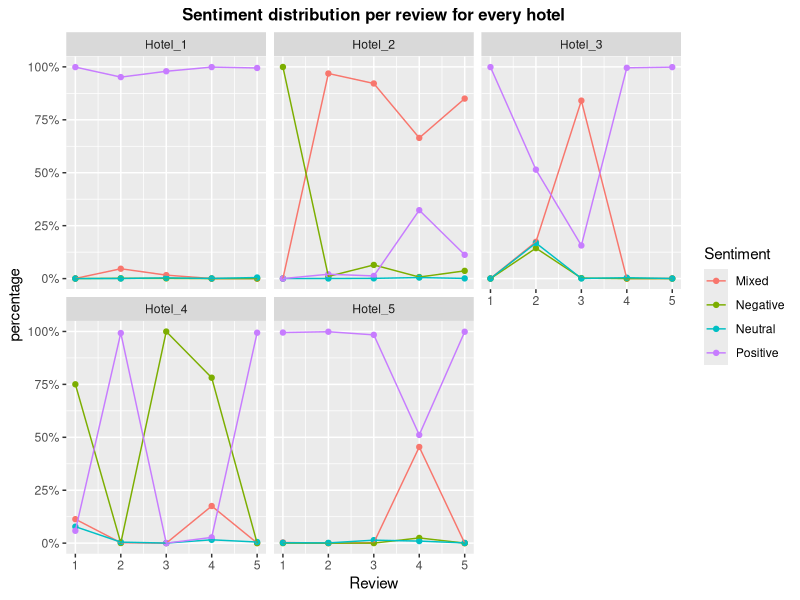
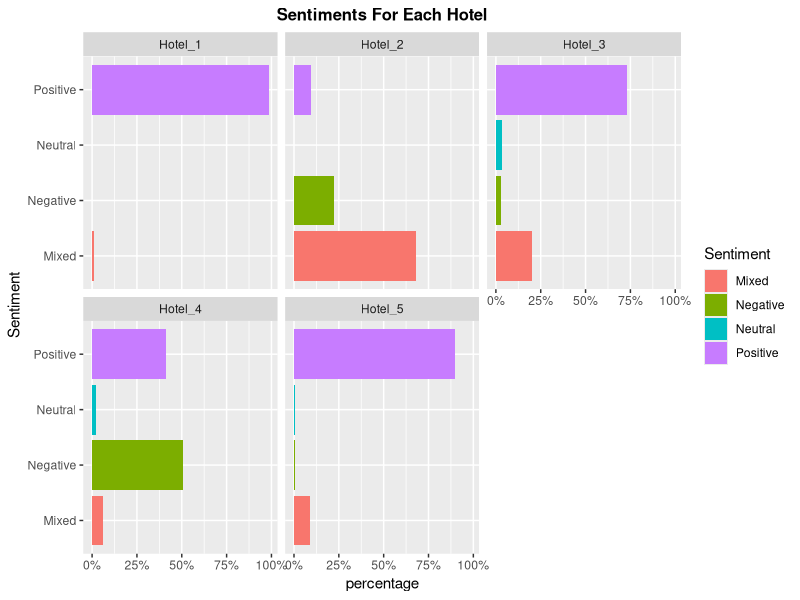
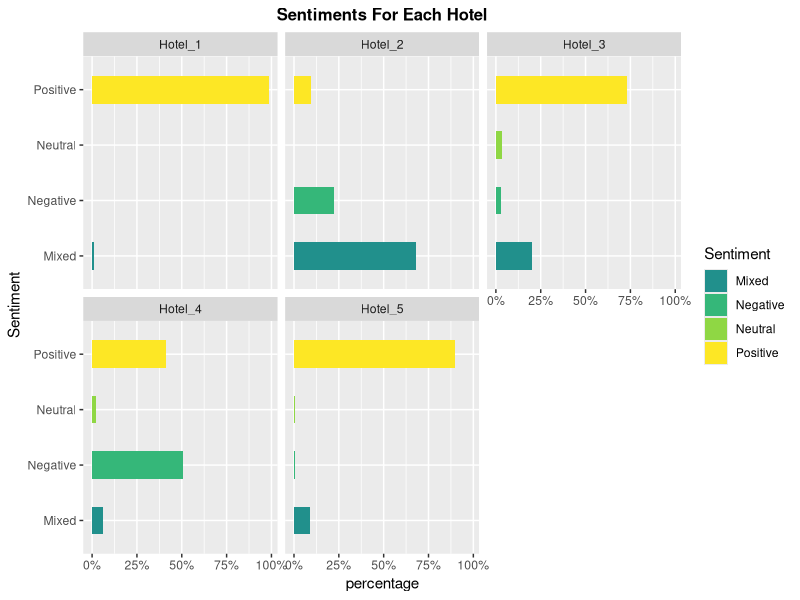
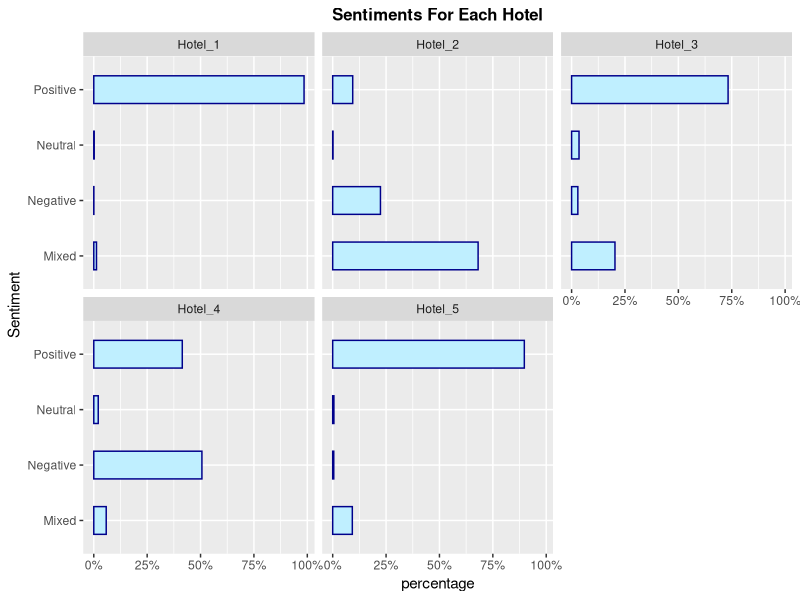

The R script that drew these images, in order:
## ---- chunk 1

knitr::opts_chunk$set(warning = FALSE, message = FALSE, fig.height = 10,
                      
                      fig.width = 10) 

## ---- chunk 2

library(tidyverse)

library(scales)

library(ggrepel)

hotel1<-read.csv("sentiment1.csv")

hotel12<- hotel1 %>% add_column(Hotel = "Hotel_1")

hotel12

hotel2<-read.csv("sentiment2.csv")

hotel22<- hotel2 %>% add_column(Hotel = "Hotel_2")

hotel22

hotel3<-read.csv("sentiment3.csv")

hotel32<- hotel3 %>% add_column(Hotel = "Hotel_3")

hotel32


hotel4<-read.csv("sentiment4.csv")

hotel42<- hotel4 %>% add_column(Hotel = "Hotel_4")

hotel42

hotel5<-read.csv("sentiment5.csv")

hotel52<- hotel5 %>% add_column(Hotel = "Hotel_5")

hotel52

hotel_all <- bind_rows(hotel12,hotel22,hotel32,hotel42,hotel52)

hotel_all
  
  
hotel_all2<- hotel_all %>% gather(key = "sentiment2", value = "value",
                            
                            c("Mixed","Negative","Neutral","Positive"))

str(hotel_all2)

head(hotel_all2)

tail(hotel_all2)

## ---- chunk 3

# plot individual values

ggplot(data = hotel_all2, 
       
       aes(x = X, y = value, col = sentiment2, group = sentiment2))+ 
  
  geom_point()+ geom_line()+ scale_color_discrete(name = "Sentiment")+
  
  scale_x_continuous(name = "Review")+ 
  
  scale_y_continuous(name = "percentage", labels = percent_format())+
  
  ggtitle("Sentiment distribution per review for every hotel")+
  
  theme(plot.title = element_text(size = 12, face = "bold", hjust = 0.5))+
  
  facet_wrap(~Hotel)

## ---- chunk 4

hotel_all3 <- hotel_all2 %>% group_by(Hotel,sentiment2) %>%
  
  summarise(mean = mean(value))

hotel_all3

# coloring

ggplot(data = hotel_all3, aes(x = sentiment2, y = mean, fill = sentiment2))+
  
  geom_col()+ xlab("Sentiment")+ 
  
  scale_fill_discrete("Sentiment")+
    
    scale_y_continuous(name = "percentage", labels = percent_format())+
  
  coord_flip()+
  
  ggtitle("Sentiments For Each Hotel")+
  
  theme(plot.title = element_text(size = 12, face = "bold", hjust = 0.5))+
  
  facet_wrap(~Hotel)



ggplot(data = hotel_all3, aes(x = sentiment2, y = mean, fill = sentiment2))+
  
  geom_col(width = 0.5)+ xlab("Sentiment")+ 
  
  scale_fill_viridis_d("Sentiment", begin = 0.5)+
    
    scale_y_continuous(name = "percentage", labels = percent_format())+
  
  coord_flip()+
  
  ggtitle("Sentiments For Each Hotel")+
  
  theme(plot.title = element_text(size = 12, face = "bold", hjust = 0.5))+
  
  facet_wrap(~Hotel)


ggplot(data = hotel_all3, aes(x = sentiment2, y = mean))+
  
  geom_col(width = 0.5, fill = "lightblue1", col = "darkblue")+
  
  xlab("Sentiment")+ 
  
    scale_y_continuous(name = "percentage", labels = percent_format())+
  
  coord_flip()+
  
  ggtitle("Sentiments For Each Hotel")+
  
  theme(plot.title = element_text(size = 12, face = "bold", hjust = 0.5))+
  
  facet_wrap(~Hotel)

